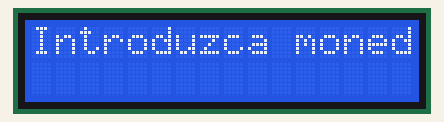
Recording of a sketch running on a simulated Arduino Uno, built with avr-gcc and run on an emulated ATmega328P. On the bench: 16×2 character LCD.

Above: at 0.1 s.
At 1.1 s:
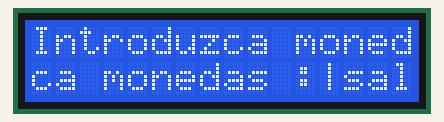
At 2.1 s:
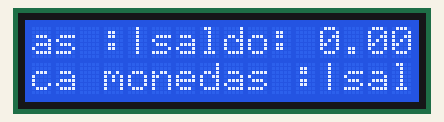
At 3.1 s:
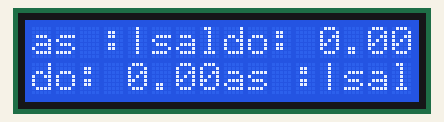
At 4.1 s:
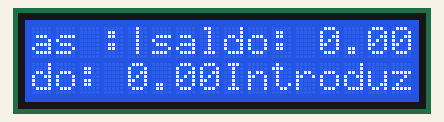
At 5.1 s:
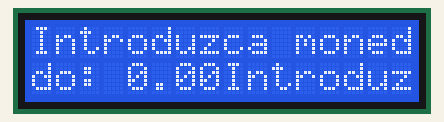

The sketch:

proyectazo.ino
```cpp
#include <LiquidCrystal.h>//importamos libreria para usar la pantalla LCD 16x2.
//variables de los sensores.
byte sol_1 = 13;
byte cent_50 = 12;
byte cent_20 = 11;
byte cent_10 = 10;
//variables LCD.
int d4 = 9;
int d3 = 8;
int d2 = 7;
int d1 = 6;
int en = 5;
int rs = 4;
//control de saldo.
double saldo = 0;
//precios.
double oreo = 0.5;
//instancia del lcd.
LiquidCrystal lcd(4,5,6,7,8,9);
//bluetooth.
int estado = 0;

void setup(){

  //configurar pines.
  pinMode(sol_1,INPUT);
  pinMode(cent_50,INPUT);
  pinMode(cent_20,INPUT);
  pinMode(cent_10,INPUT);
  //tamaño del lcd.
  lcd.begin(16, 2);
  //bluetooth.
  Serial.begin(9600);
}

void loop(){
  if(Serial.available()>0){
    estado = Serial.read();
  }
  if(sol_1 == HIGH){//verifica la moneda de un sol.
    saldo += 1;
  }

  if(cent_50 == HIGH){//verifica la moneda de 50 centimos.
    saldo += 0.5;
  }

  if(cent_20 == HIGH){//verifica la moneda de 20 centimos.
    saldo += 0.2;
  }

  if(cent_10 == HIGH){//verifica la moneda de 10 centimos.
    saldo += 0.1;
  }
  //Bluetooth.
  if(saldo > 0){
    if(estado == '1'){
      saldo -= 0.3;
    }

    if(estado == '2'){
      saldo -= 0.8;
    }


    if(estado == '3'){
      //descontar saldo.
    }

    if(estado == '4'){
      //descontar saldo.
    }


    if(estado == '5'){
      //descontar saldo.
    }

    if(estado == '6'){
      //descontar saldo.
    }
  }else{
    lcd.print("Introduzca monedas :|");
  }

  lcd.print("saldo: ");
  lcd.print(saldo);//imprime el saldo en el LCD.
  delay(1000);

}
```

Measured:
- by itself, everything shown: repeats every 5.0 s, in 5 steps
- what the display in image 1 shows lasts 1.0 s, from 1.1 s to 2.1 s
